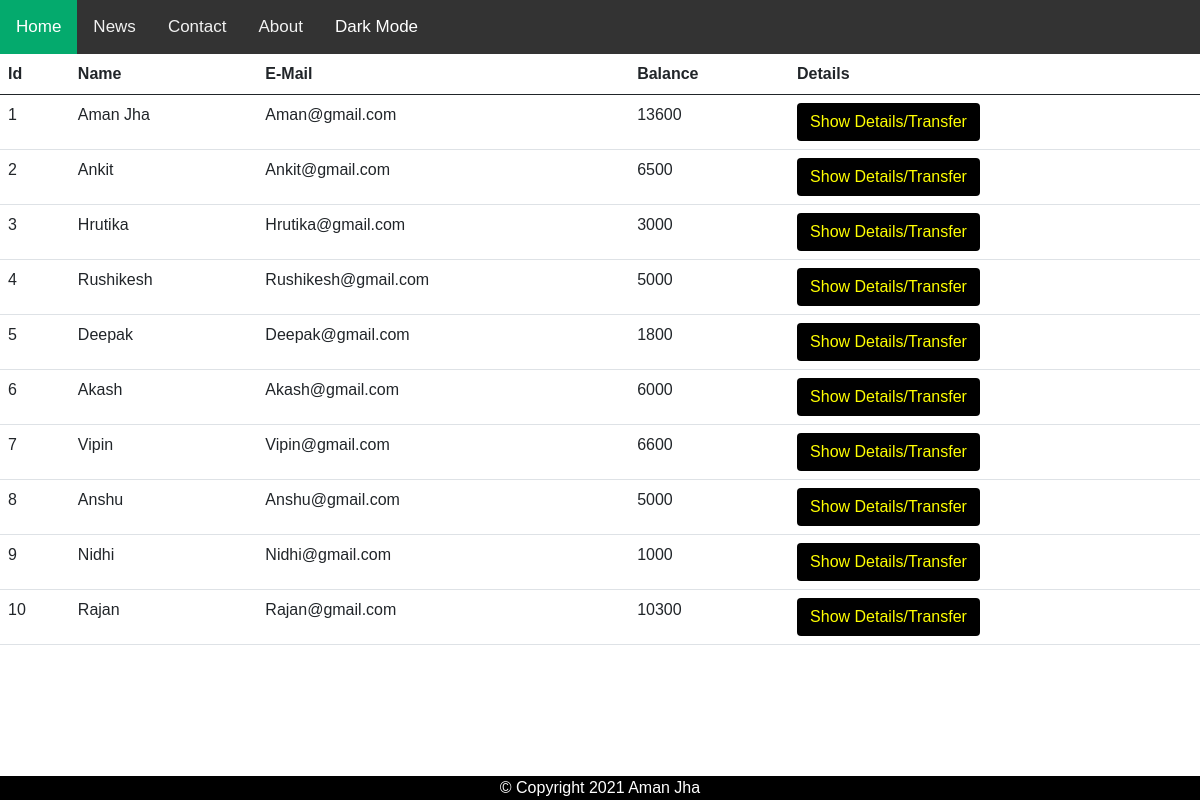
The page /view.php on the database its author committed.
### tables this page shows
CREATE TABLE `users` (
  `id` int(5) NOT NULL,
  `name` text NOT NULL,
  `email` varchar(30) NOT NULL,
  `balance` int(8) NOT NULL
);

### view.php (the view, shortened to what this page needs)
<!doctype html>
<html lang="en">
  <head>
    <link href="https://cdn.jsdelivr.net/npm/bootstrap@5.0.0/dist/css/bootstrap.min.css" rel="stylesheet">
    <link rel="stylesheet" href="https://cdnjs.cloudflare.com/ajax/libs/font-awesome/4.7.0/css/font-awesome.min.css">
    <link rel="stylesheet" href="css/style3.css">
  </head>
  <body>
  <div class="topnav" id="myTopnav">
        <a href="index.php" class="active">Home</a>
        <a href="#news">News</a>
        <a href="#contact">Contact</a>
        <a href="#about">About</a>
        <a style="color: white" onclick="myFunction1()">Dark Mode</a>
     </div>
<?php
    include 'database-config.php';
    $sql = "SELECT * FROM users";
    $result = mysqli_query($conn,$sql);
?>
<div>
<table class="table">
  <thead>
    <tr>
      <th scope="col">Id</th>
      <th scope="col">Name</th>
      <th scope="col">E-Mail</th>
      <th scope="col">Balance</th>
      <th scope="col">Details</th>
    </tr>
  </thead>
  <tbody>
                <?php
                    while($rows=mysqli_fetch_assoc($result)){
                ?>
                    <tr>
                        <td scope="col"><?php echo $rows['id'] ?></td>
                        <td scope="col"><?php echo $rows['name']?></td>
                        <td scope="col"><?php echo $rows['email']?></td>
                        <td scope="col"><?php echo $rows['balance']?></td>
                        <td><a href="transfermoney.php?id= <?php echo $rows['id'] ;?>"> <button type="button" class="btn">Show Details/Transfer</button></a></td>
                    </tr>
                <?php
                    }
                ?>
                        </tbody>
                    </table>
                    </div>
                    <div class="footer">
        <p>&copy; Copyright 2021 Aman Jha</p>
                </div>
  </body>
</html>

### css/style3.css (style rules this page uses)
body { margin: 0; font-family: Arial, Helvetica, sans-serif; }
.topnav { overflow: hidden; background-color: #333; }
.topnav a { float: left; display: block; color: #f2f2f2; text-align: center; padding: 14px 16px; text-decoration: none; font-size: 17px; }
.topnav a.active { background-color: #04AA6D; color: white; }
.btn { background-color: black; color: yellow; }
.footer { position: fixed; left: 0; bottom: 0; width: 100%; background-color: black; color: white; text-align: center; }
p { justify-items: center; margin: auto; }

### rows shown on the page
users: id "1", name "Aman Jha", email "Aman@gmail.com", balance "13600"
users: id "2", name "Ankit", email "Ankit@gmail.com", balance "6500"
users: id "3", name "Hrutika", email "Hrutika@gmail.com", balance "3000"
users: id "4", name "Rushikesh", email "Rushikesh@gmail.com", balance "5000"
users: id "5", name "Deepak", email "Deepak@gmail.com", balance "1800"
users: id "6", name "Akash", email "Akash@gmail.com", balance "6000"
users: id "7", name "Vipin", email "Vipin@gmail.com", balance "6600"
users: id "8", name "Anshu", email "Anshu@gmail.com", balance "5000"
users: id "9", name "Nidhi", email "Nidhi@gmail.com", balance "1000"
users: id "10", name "Rajan", email "Rajan@gmail.com", balance "10300"
